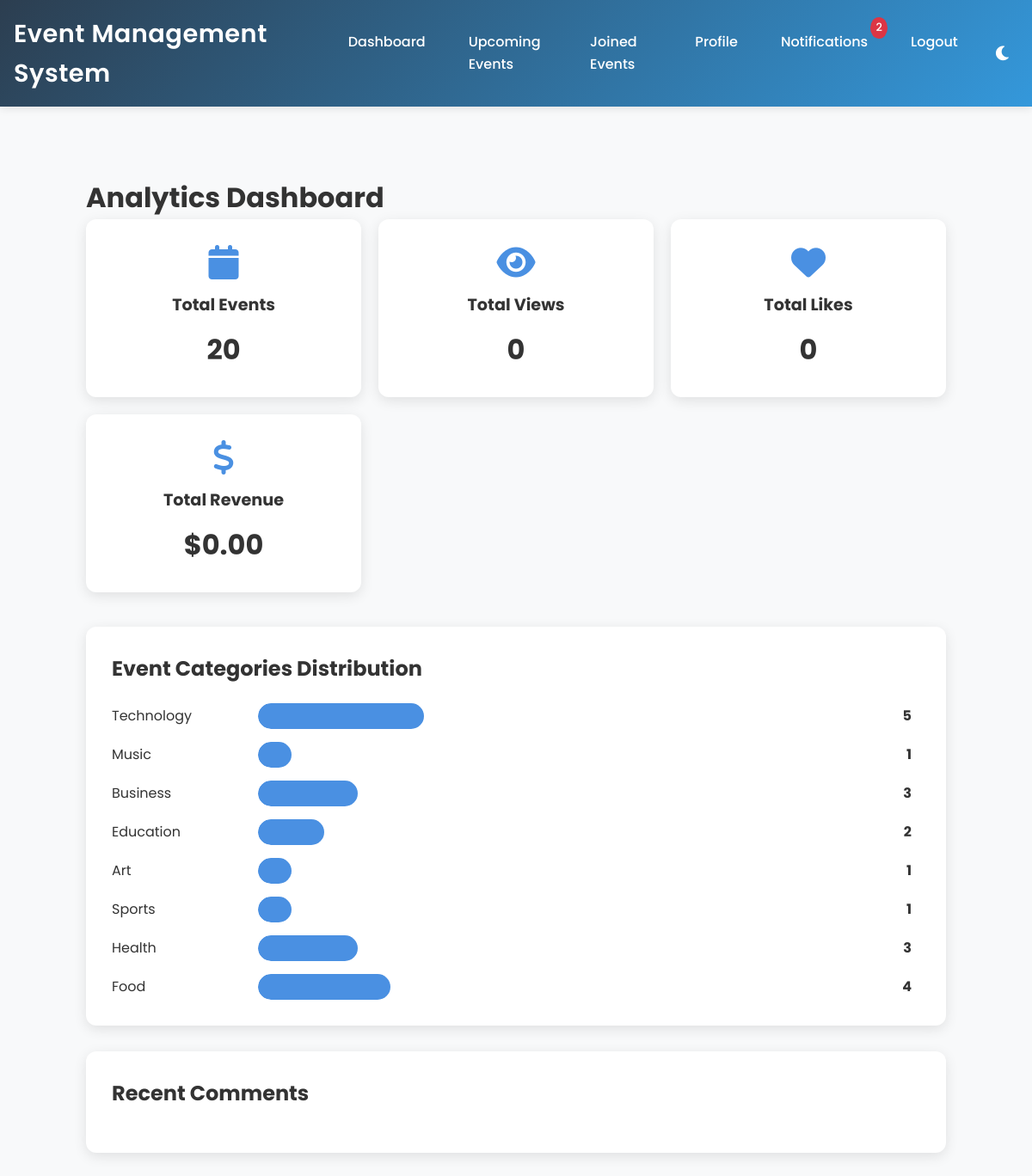
The app's page /analytics (signed in) with its own data.
### app.py (models this page shows, shortened)
class Event(db.Model):
    id = db.Column(db.Integer, primary_key=True)
    title = db.Column(db.String(100), nullable=False)
    description = db.Column(db.Text, nullable=False)
    date = db.Column(db.DateTime, nullable=False)
    venue = db.Column(db.String(200), nullable=False)
    category = db.Column(db.String(50))
    capacity = db.Column(db.Integer)
    price = db.Column(db.Float, default=0.0)
    organizer = db.Column(db.String(100))
    contact_email = db.Column(db.String(120))
    contact_phone = db.Column(db.String(20))
    requirements = db.Column(db.Text)
    schedule = db.Column(db.Text)
    speakers = db.Column(db.Text)
    sponsors = db.Column(db.Text)
    image_url = db.Column(db.String(255))
    likes = db.Column(db.Integer, default=0)
    shares = db.Column(db.Integer, default=0)
    views = db.Column(db.Integer, default=0)
    revenue = db.Column(db.Float, default=0.0)
    chat_messages = db.relationship('ChatMessage', backref='event', lazy=True)
    organizer_id = db.Column(db.Integer, db.ForeignKey('user.id'))
    created_by = db.Column(db.Integer, db.ForeignKey('user.id'))

### app.py (the view)
@app.route('/analytics')
@login_required
def analytics():
    user_events = Event.query.filter_by(created_by=current_user.id).all()
    total_events = len(user_events)
    total_views = sum(event.views for event in user_events)
    total_likes = sum(event.likes for event in user_events)
    total_revenue = sum(event.revenue for event in user_events)
    categories = {}
    for event in user_events:
        categories[event.category] = categories.get(event.category, 0) + 1
    recent_comments = EventComment.query.join(Event).filter(
        Event.created_by == current_user.id
    ).order_by(EventComment.created_at.desc()).limit(5).all()
    return render_template('analytics.html',
        total_events=total_events,
        total_views=total_views,
        total_likes=total_likes,
        total_revenue=total_revenue,
        categories=categories,
        recent_comments=recent_comments
    )

### app.py (called while the page is built)
@login_manager.user_loader
def load_user(user_id):
    return User.query.get(int(user_id))

### templates/analytics.html (shortened to what this page needs)
{% extends "base.html" %}
{% block content %}
<div class="analytics-container">
    <h1>Analytics Dashboard</h1>
    <div class="stats-grid">
        <div class="stat-card">
            <i class="fas fa-calendar"></i>
            <h3>Total Events</h3>
            <p>{{ total_events }}</p>
        </div>
        <div class="stat-card">
            <i class="fas fa-eye"></i>
            <h3>Total Views</h3>
            <p>{{ total_views }}</p>
        </div>
        <div class="stat-card">
            <i class="fas fa-heart"></i>
            <h3>Total Likes</h3>
            <p>{{ total_likes }}</p>
        </div>
        <div class="stat-card">
            <i class="fas fa-dollar-sign"></i>
            <h3>Total Revenue</h3>
            <p>${{ "%.2f"|format(total_revenue) }}</p>
        </div>
    </div>
    <div class="analytics-section">
        <h2>Event Categories Distribution</h2>
        <div class="categories-chart">
            {% for category, count in categories.items() %}
            <div class="category-bar">
                <span class="category-name">{{ category }}</span>
                <div class="bar-container">
                    <div class="bar" style="width: {{ (count / total_events * 100)|round }}%"></div>
                    <span class="count">{{ count }}</span>
                </div>
            </div>
            {% endfor %}
        </div>
    </div>
    <div class="analytics-section">
        <h2>Recent Comments</h2>
    </div>
</div>
{% endblock %}

### templates/base.html (style rules this page uses)
:root { --bg-color: #f8f9fa; --text-color: #333; --card-bg: white; --header-bg: linear-gradient(135deg, #2c3e50, #3498db); --border-color: #e9ecef; --input-bg: white; --shadow-color: rgba(0, 0, 0, 0.1); --secondary-text: #6c757d; --heading-color: #2c3e50; }
* { margin: 0; padding: 0; box-sizing: border-box; }
body { font-family: 'Poppins', sans-serif; line-height: 1.6; background-color: var(--bg-color); color: var(--text-color); transition: background-color 0.3s, color 0.3s; }

### templates/analytics.html (style rules this page uses)
.analytics-container { max-width: 1200px; margin: 40px auto; padding: 20px; }
.stats-grid { display: grid; grid-template-columns: repeat(auto-fit, minmax(250px, 1fr)); gap: 20px; margin-bottom: 40px; }
.stat-card { background: var(--card-bg); padding: 30px; border-radius: 12px; text-align: center; box-shadow: 0 4px 15px var(--shadow-color); transition: transform 0.3s ease; }
.stat-card i { font-size: 2.5rem; color: #4a90e2; margin-bottom: 15px; }
.stat-card h3 { color: var(--text-color); margin-bottom: 10px; font-size: 1.2rem; }
.stat-card p { font-size: 2rem; font-weight: bold; color: var(--text-color); margin: 0; }
.analytics-section { background: var(--card-bg); padding: 30px; border-radius: 12px; margin-bottom: 30px; box-shadow: 0 4px 15px var(--shadow-color); }
.analytics-section h2 { color: var(--text-color); margin-bottom: 20px; font-size: 1.5rem; }
.categories-chart { display: flex; flex-direction: column; gap: 15px; }
.category-bar { display: flex; align-items: center; gap: 20px; }
.category-name { min-width: 150px; color: var(--text-color); }
.bar-container { flex: 1; background: var(--input-bg); height: 30px; border-radius: 15px; position: relative; overflow: hidden; }
.bar { background: #4a90e2; height: 100%; border-radius: 15px; transition: width 0.3s ease; }
.count { position: absolute; right: 10px; top: 50%; transform: translateY(-50%); color: var(--text-color); font-weight: bold; }

### records on screen
Event: category "Technology", {{ (count / total_events * 100)|round }} 25.0 (drawn), count "5"
Event: category "Music", {{ (count / total_events * 100)|round }} 5.0 (drawn), count "1"
Event: category "Business", {{ (count / total_events * 100)|round }} 15.0 (drawn), id "3"
Event: category "Education", {{ (count / total_events * 100)|round }} 10.0 (drawn), count "2"
Event: category "Art", {{ (count / total_events * 100)|round }} 5.0 (drawn), count "1"
Event: category "Sports", {{ (count / total_events * 100)|round }} 5.0 (drawn), count "1"
Event: category "Health", {{ (count / total_events * 100)|round }} 15.0 (drawn), count "3"
Event: category "Food", {{ (count / total_events * 100)|round }} 20.0 (drawn), count "4"

### other values on screen
{{ total_events }} "20"
{{ total_views }} "0"
{{ total_likes }} "0"
{{ "%.2f"|format(total_revenue) }} "0.00"
